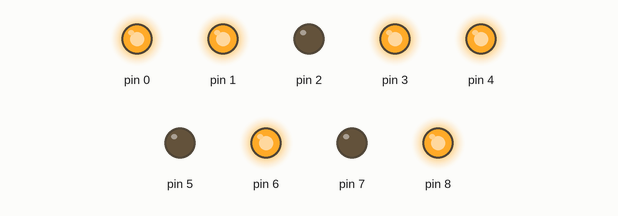
Simulated run of this sketch. Board: Arduino Uno, built with avr-gcc and run on an emulated ATmega328P. On the bench: output pins drawn as LEDs (lit = HIGH).

Above: at 0.02 s.
At 1.47 s:
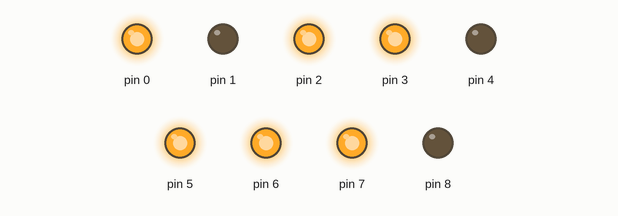
At 2.92 s:
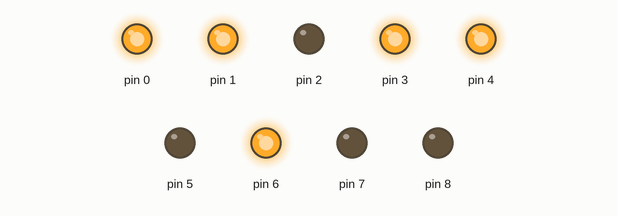
Timing chart, 0 to 3.2 s (numbered marks = the images above):
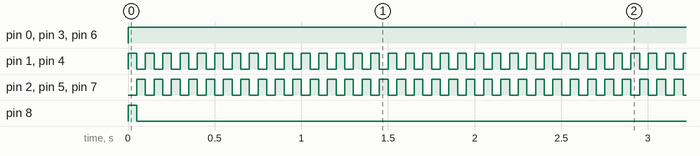

Measured:
- by itself, pin 0, pin 3, pin 6: LOW → HIGH at 0.00 s
- by itself, pin 1, pin 2, pin 4, pin 5, pin 7: alternates HIGH for 0.05 s and LOW for 0.05 s
- by itself, pin 8: HIGH → LOW at 0.05 s

The sketch:

2Digit7segment_display.ino
```cpp
int digit[10][7] = {
  {1,1,1,1,1,1,0},// for displaying 0
  {0,1,1,0,0,0,0},// for displaying 1
  {1,1,0,1,1,0,1},//for displaying 2
  {1,1,1,1,0,0,1},//for displaying 3
  {0,1,1,0,0,1,1},//for displaying 4
  {1,0,1,1,0,1,1},//for displaying 5
  {1,0,1,1,1,1,1},//for displaying 6
  {1,1,1,0,0,0,0},//for displaying 7
  {1,1,1,1,1,1,1},//for displaying 8
  {1,1,1,1,0,1,1} //for displaying 9

  };
void setup() {
  // put your setup code here, to run once:
   for (int i=0; i<=8;i++)
   {
    pinMode(i, OUTPUT); // initializing pin 0-8
   }
   digitalWrite(7,HIGH);
   digitalWrite(8,HIGH);
}

void loop() {
  // put your main code here, to run repeatedly:
  int count=25;
  digitalWrite(7,LOW);// diplay 1 power ON
  for( int j=0;j<=6;j++)
  {
    digitalWrite(j,digit[count/10][j]);
  }
  delay(50);
  digitalWrite(7,HIGH); // display 1 OFF

  digitalWrite(8,LOW); // display 2 ON

  for (int k=0;k<=6;k++)
  {
    digitalWrite(k, digit[count%10][k]);
  }
  delay(50);
  }
```
